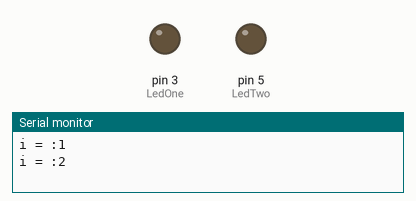
This sketch was run on a simulated Arduino Uno, built with avr-gcc and run on an emulated ATmega328P. Shown: output pins drawn as LEDs (lit = HIGH), the last lines printed to the serial monitor.

Above: at 0.05 s.
At 2.65 s:
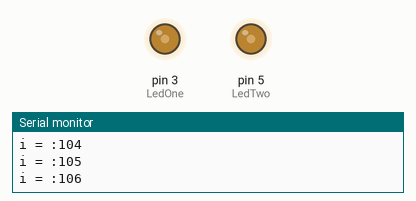
At 5.25 s:
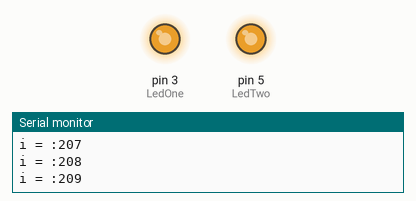
At 10.45 s:
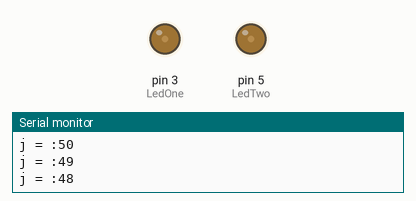
Timing chart, 0 to 15.4 s (numbered marks = the images above):
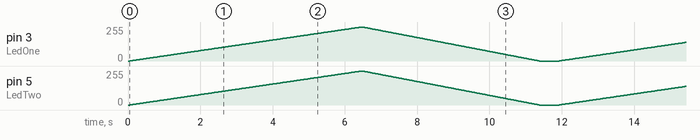

The sketch:

fade.ino
```cpp
//Riadath Akib
//Use 330 ohm resitors for optimal brightness


int LedOne = 3;
int LedTwo = 5;
int offTime = 500;


void setup() {
  Serial.begin(9600);
  pinMode(LedOne,OUTPUT);
  pinMode(LedTwo,OUTPUT);
}
void loop() {
  for(int i = 0;i <= 255;i++){
    Serial.print("i = :");
    Serial.println(i+1);
    delay(25);
    analogWrite(LedOne,i);
    analogWrite(LedTwo,i);
    if(i == 255){
      for(int j= 255;j >=0;j--){
        Serial.print("j = :");
        Serial.println(j);
        delay(19);
        analogWrite(LedOne,j);
        analogWrite(LedTwo,j);
      }
    }
  }
  delay(offTime);

}
```
